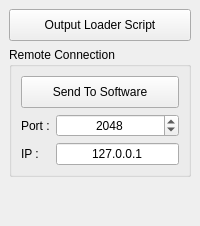
<?xml version="1.0" encoding="UTF-8"?>
<ui version="4.0">
 <class>Loader_Script_DockWidget</class>
 <widget class="QDockWidget" name="Loader_Script_DockWidget">
  <property name="windowTitle">
   <string>Loader Script</string>
  </property>
  <widget class="QWidget" name="Loader_Script_dockWidgetContents">
   <layout class="QGridLayout" name="Loader_Script_dockWidgetContents_gridLayout">
    <item row="5" column="0">
     <widget class="QGroupBox" name="Remote_Connection_groupBox">
      <property name="title">
       <string>Remote Connection</string>
      </property>
      <layout class="QGridLayout" name="Remote_Connection_groupBox_gridLayout">
       <item row="0" column="0" colspan="2">
        <widget class="QPushButton" name="Send_To_Software_pushButton">
         <property name="minimumSize">
          <size>
           <width>0</width>
           <height>32</height>
          </size>
         </property>
         <property name="statusTip">
          <string>Send To Software PushButton : Direct Connection To Target Application If Remote Connection Is Available.</string>
         </property>
         <property name="text">
          <string>Send To Software</string>
         </property>
        </widget>
       </item>
       <item row="1" column="0" colspan="2">
        <widget class="QFrame" name="Remote_Connection_Options_frame">
         <property name="frameShape">
          <enum>QFrame::NoFrame</enum>
         </property>
         <property name="frameShadow">
          <enum>QFrame::Raised</enum>
         </property>
         <layout class="QGridLayout" name="Remote_Connection_Options_frame_gridLayout">
          <property name="margin">
           <number>0</number>
          </property>
          <item row="0" column="0">
           <widget class="QLabel" name="Port_label">
            <property name="text">
             <string>Port :</string>
            </property>
           </widget>
          </item>
          <item row="0" column="1">
           <widget class="QSpinBox" name="Software_Port_spinBox">
            <property name="minimumSize">
             <size>
              <width>0</width>
              <height>20</height>
             </size>
            </property>
            <property name="statusTip">
             <string>Software Port SpinBox : Opened Port Of The Target 3D Package.</string>
            </property>
            <property name="alignment">
             <set>Qt::AlignCenter</set>
            </property>
            <property name="maximum">
             <number>65535</number>
            </property>
            <property name="value">
             <number>2048</number>
            </property>
           </widget>
          </item>
          <item row="1" column="1">
           <widget class="QLineEdit" name="Address_lineEdit">
            <property name="statusTip">
             <string>Ip Address LineEdit : Ip Adress Of The Computer Running The Target 3D Package.</string>
            </property>
            <property name="text">
             <string>127.0.0.1</string>
            </property>
            <property name="alignment">
             <set>Qt::AlignCenter</set>
            </property>
           </widget>
          </item>
          <item row="1" column="0">
           <widget class="QLabel" name="Address_label">
            <property name="text">
             <string>IP :</string>
            </property>
           </widget>
          </item>
         </layout>
        </widget>
       </item>
      </layout>
     </widget>
    </item>
    <item row="7" column="0">
     <spacer name="Loader_Script_verticalSpacer">
      <property name="orientation">
       <enum>Qt::Vertical</enum>
      </property>
      <property name="sizeHint" stdset="0">
       <size>
        <width>20</width>
        <height>40</height>
       </size>
      </property>
     </spacer>
    </item>
    <item row="3" column="0">
     <layout class="QVBoxLayout" name="Loader_Script_verticalLayout">
      <item>
       <widget class="QPushButton" name="Output_Loader_Script_pushButton">
        <property name="minimumSize">
         <size>
          <width>0</width>
          <height>32</height>
         </size>
        </property>
        <property name="statusTip">
         <string>Output Loader Script PushButton : Outputs The Loader Script.</string>
        </property>
        <property name="text">
         <string>Output Loader Script</string>
        </property>
       </widget>
      </item>
     </layout>
    </item>
   </layout>
  </widget>
 </widget>
 <resources/>
 <connections/>
</ui>
